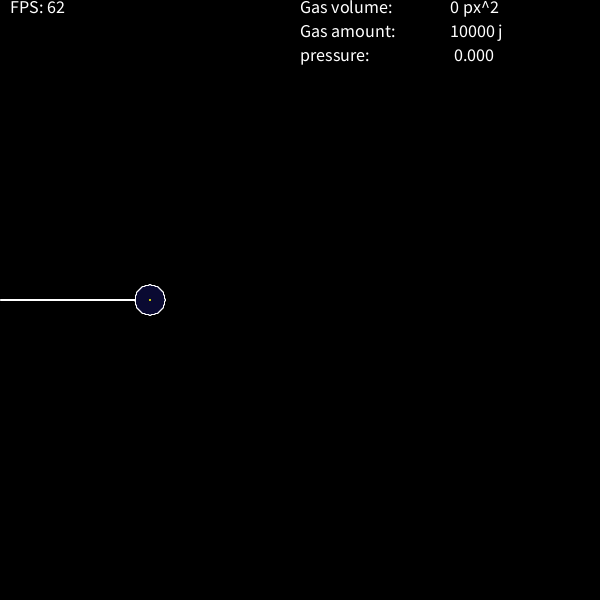
Frame 1 (no input)
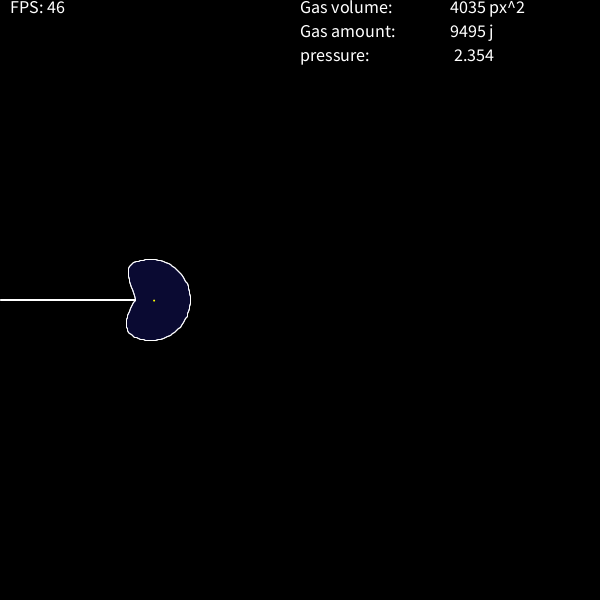
Frame 60 (the mouse pressed at the canvas centre just before this capture)
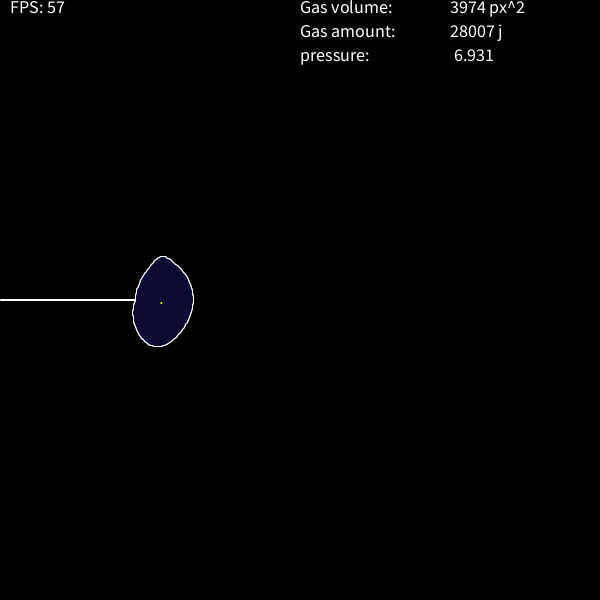
Frame 120 (the mouse held since frame 60 and released just before this capture)

The Processing sketch that drew these frames (run headless with seeded random() and noise(); from frame 60 on, the mouse is pressed at the canvas centre):

// Processing sketch: processing_112388
// ── processing_112388.pde

final int elementsN = 100;
Element[] elements;

float volume;
PVector center;
float gasAmount = 10000;
float gasFlowSpeed = 1;
float pressure;


void setup() {
  size(600,600);
  elements = new Element[elementsN];
  for(int i=0; i<elementsN; i++) {
    float r = width/40;
    float a = i*TWO_PI/elementsN;
    elements[i] = new Element(width/4-r*cos(a), height/2+r*sin(a));
  }
  center = new PVector(0,0,0);
  
  updateCenter();
  
  for(int i=0; i<elementsN-1; i++) {
    elements[i].next = elements[i+1];
  }
  for(int i=1; i<elementsN; i++) {
    elements[i].prev = elements[i-1];
  }
  frameRate(60);
}

void draw() {
  background(0);
  
  fill(255);
  stroke(255);
  textSize(0.03*width);
  textAlign(LEFT, TOP);
  text("FPS: "+(int)frameRate, 10,0);
  text("Gas volume: ", width/2,0);
  text((int)volume+" px^2", 3*width/4,0);
  text("Gas amount: ", width/2,0.04*width);
  text((int)gasAmount+" j", 3*width/4,0.04*width);
  text("pressure: ", width/2,0.08*width);
  text(pressure, 3*width/4,0.08*width);
  
  updateCenter();
  volume   = getArea();
  pressure = gasAmount/volume;
  
  for(int i=1; i<elementsN-1; i++) {
    elements[i].update();
  }
  for(int i=0; i<elementsN; i++) {
    elements[i].draw();
    if(keyPressed) elements[i].vectorDraw();
  }
  
  fill(50,50,255, 50);
  beginShape();
  for(int i=0; i<elementsN; i++) {
    vertex(elements[i].x, elements[i].y);
  }
  endShape(CLOSE);
  
  //show the center
  ellipseMode(CENTER);
  fill(255,255,0);
  noStroke();
  ellipse(center.x, center.y, 2, 2);
  
  //show straw
  
  stroke(255);
  line(0, elements[0].y, elements[0].x, elements[0].y);
  line(0, elements[elementsN-1].y, elements[elementsN-1].x, elements[elementsN-1].y);
  
  if(mousePressed) {
    gasAmount += gasFlowSpeed*gasAmount/frameRate;
  }
  
  if(gasAmount>1000) {
    gasAmount -= 0.02*gasFlowSpeed*gasAmount/frameRate;
  }
  
}

float getArea() {
  float area = 0;

  PVector a = new PVector(0, 0, 0);
  PVector b = new PVector(0, 0, 0);
  PVector c = new PVector(0, 0, 0);
  for (int i=0; i<elementsN-1; i++) {
    /*
    Thanks for explanation here:
     http://www.mathopenref.com/coordtrianglearea.html
     
     .              |   Ax(By-Cy) + Bx(Cy-Ay) + Cx(Ay-By)   |
     .   area   =   |  -----------------------------------  |
     .              |                   2                   |
     
     */
    a.set( elements[i].x, elements[i].y);
    b.set( elements[i].next.x, elements[i].next.y);
    c.set( center.x, center.y);

    area += abs( ( a.x*(b.y-c.y) + b.x*(c.y-a.y) + c.x*(a.y-b.y)  )/2  );
  }
  return area;
}

void updateCenter() {
  center.set(0, 0, 0);
  for (int i=0; i<elementsN; i++) {
    center.x+=elements[i].x;
    center.y+=elements[i].y;
  }
  center.x/=elementsN;
  center.y/=elementsN;
}

class Element {
  float x;
  float y;
  float m;
  float k;
  
  float comp;
  
  PVector f;
  PVector fPress;
  PVector v;
  Element prev;
  Element next;
  
  Element(float x, float y) {
    this.x      = x;
    this.y      = y;
    this.f      = new PVector(0,0,0);
    this.fPress = new PVector(0,0,0);
    this.v      = new PVector(0,0,0);
    this.k      = 3;
    this.m      = 30;
    this.comp   = 0.1;
  }
  
  void draw() {
    fill(200);
    if(prev==null) fill(0,255,0);
    if(next==null) fill(255,0,0);
    noStroke();
    ellipseMode(CENTER);
//    ellipse(x,y,2,2);
    stroke(255);
    if(prev != null) {
      line(prev.x, prev.y, x, y);
    }
  }
  
  void vectorDraw() {
    stroke(0,0,255);
    line(x, y, x+5*f.x, y+5*f.y);
    stroke(0,255,0);
    line(x, y, x+comp*5*fPress.x, y+comp*5*fPress.y);
  }
  
  void update() {
    f.set(0,0,0);
    if(prev != null) {
      f.x += k*(prev.x-x);
      f.y += k*(prev.y-y);
    }
    if(next != null) {
      f.x += k*(next.x-x);
      f.y += k*(next.y-y);
    }
    
    //this sets the pressure vector in apropriate direction
    fPress.x = (x - center.x);
    fPress.y = (y - center.y);
    
    //and this resets and sets its value based on pressure
    fPress.normalize();
    fPress.mult(pressure);
    
    v.x += (f.x+comp*fPress.x)/m;
    v.y += (f.y+comp*fPress.y)/m;
    
    v.mult(0.9 );
    
    x += v.x;
    y += v.y;
  }
}
